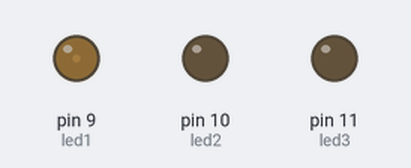
Simulated run of this sketch. Board: Arduino Uno, built with avr-gcc and run on an emulated ATmega328P. Shown: output pins drawn as LEDs (lit = HIGH).

Above: at 0.05 s.
At 0.4 s:
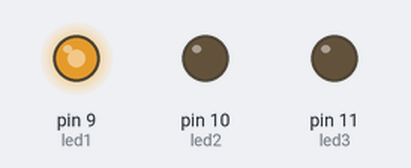
At 0.75 s:
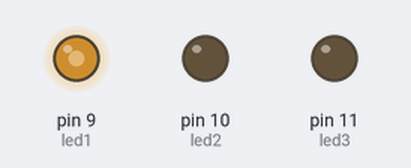
At 1.5 s:
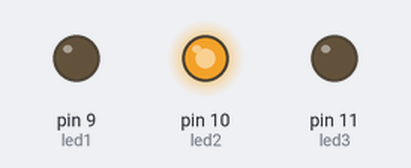
At 2.35 s:
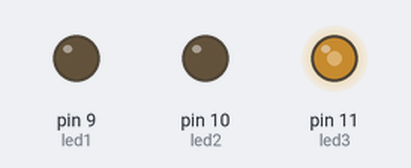
At 3.0 s:
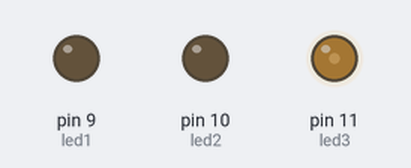
Timing chart, 0 to 7.2 s (numbered marks = the images above):
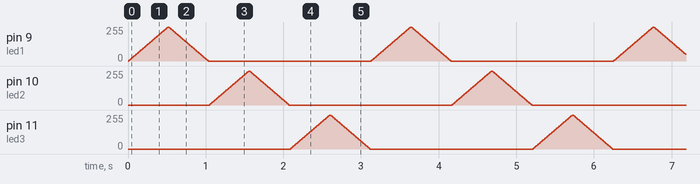

The sketch:

RGB5050-loop.ino
```cpp
int led1 = 9;           // the PWM pin the LED is attached to
int led2 = 10;           // the PWM pin the LED is attached to
int led3 = 11;           // the PWM pin the LED is attached to


void setup() {
  // declare pin 9 to be an output:
  pinMode(led1, OUTPUT);
  pinMode(led2, OUTPUT);
  pinMode(led3, OUTPUT);
}


void loop(){
  led_loop(led1);
  led_loop(led2);
  led_loop(led3);
  }


void led_loop(int ledx) {
  // fade in from min to max in increments of 5 points:
  for (int fadeValue = 0 ; fadeValue <= 255; fadeValue += 5) {
    // sets the value (range from 0 to 255):
    analogWrite(ledx, fadeValue);
    // wait for 30 milliseconds to see the dimming effect
    delay(10);
  }

  // fade out from max to min in increments of 5 points:
  for (int fadeValue = 255 ; fadeValue >= 0; fadeValue -= 5) {
    // sets the value (range from 0 to 255):
    analogWrite(ledx, fadeValue);
    // wait for 30 milliseconds to see the dimming effect
    delay(10);
  }
}
```
